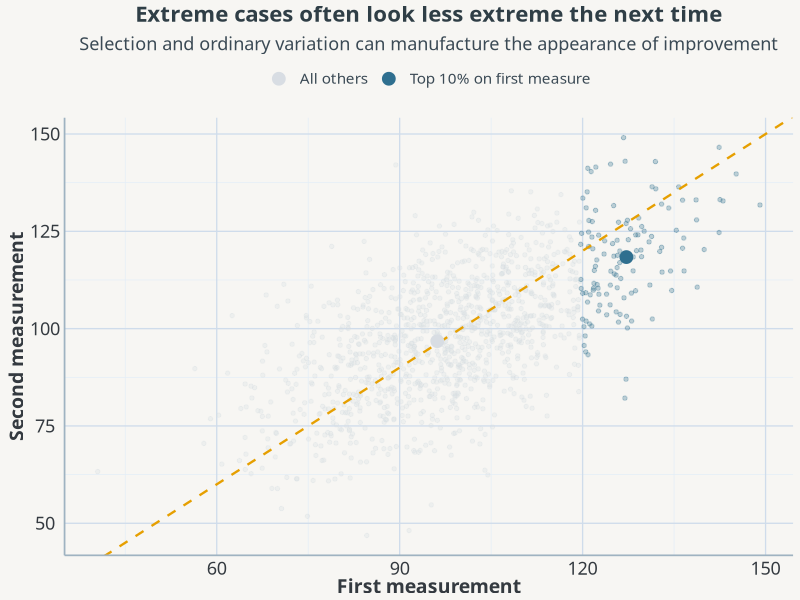

Source code (R):
## ---- chunk 1
#| label: fig-regression-to-mean
#| fig-cap: "Extreme first measurements often look less extreme on re-measurement even when nothing causal changed underneath."
#| classes: bare-plot
#| echo: false
#| warning: false
#| message: false

library(ggplot2)

COL_BG       <- "#f7f6f3"
COL_TEXT     <- "#343A40"
COL_BLUE     <- "#2f6f8f"
COL_ORANGE   <- "#E69F00"
COL_LIGHT    <- "#d8dde3"

Plot_theme <- function(
    base_font    = c("Avenir Next", "Verdana", "sans-serif"),
    heading_font = c("Trebuchet MS", "Avenir", "Verdana", "sans-serif"),
    base_size    = 13
) {
  base_family    <- base_font[[1]]
  heading_family <- heading_font[[1]]

  theme_minimal(base_size = base_size, base_family = base_family) %+replace% theme(
    plot.background  = element_rect(fill = COL_BG, color = NA),
    panel.background = element_rect(fill = COL_BG, color = NA),
    text = element_text(color = COL_TEXT),
    panel.grid.major = element_line(color = "#cfdceb", linewidth = 0.45),
    panel.grid.minor = element_line(color = "#e3edf7", linewidth = 0.25),
    axis.line = element_line(color = "#9fb3c1"),
    axis.text.x  = element_text(color = COL_TEXT, family = base_family, size = 13),
    axis.text.y  = element_text(color = COL_TEXT, family = base_family, size = 13),
    axis.title.x = element_text(color = COL_TEXT, family = heading_family, face = "bold", size = 14),
    axis.title.y = element_text(color = COL_TEXT, family = heading_family, face = "bold", size = 14, angle = 90, margin = margin(r = 3)),
    plot.title = element_text(family = heading_family, size = 16, face = "bold", color = "#2f3e46", margin = margin(b = 8)),
    plot.subtitle = element_text(family = base_family, size = 13, color = "#3b4a55", margin = margin(b = 4)),
    legend.title = element_text(family = heading_family, face = "bold", color = "#2f3e46"),
    legend.text  = element_text(family = base_family, color = "#3b4a55"),
    plot.margin = margin(t = 3, r = 5, b = 3, l = 5)
  )
}

set.seed(91)

N <- 1200
true_score <- rnorm(N, mean = 100, sd = 12)
y1 <- true_score + rnorm(N, mean = 0, sd = 10)
y2 <- true_score + rnorm(N, mean = 0, sd = 10)

cutoff <- quantile(y1, 0.90)
selected <- y1 >= cutoff

df <- data.frame(
  first = y1,
  second = y2,
  group = ifelse(selected, "Top 10% on first measure", "All others")
)

means <- aggregate(cbind(first, second) ~ group, data = df, FUN = mean)

ggplot(df, aes(first, second, color = group)) +
  geom_point(alpha = 0.30, size = 1.2) +
  geom_abline(slope = 1, intercept = 0, linetype = "dashed", linewidth = 0.8, color = COL_ORANGE) +
  geom_point(
    data = means,
    aes(first, second, color = group),
    size = 4,
    inherit.aes = FALSE
  ) +
  scale_color_manual(values = c("All others" = COL_LIGHT, "Top 10% on first measure" = COL_BLUE)) +
  labs(
    title = "Extreme cases often look less extreme the next time",
    subtitle = "Selection and ordinary variation can manufacture the appearance of improvement",
    x = "First measurement",
    y = "Second measurement",
    color = NULL
  ) +
  Plot_theme(base_size = 13) +
  theme(legend.position = "top")
